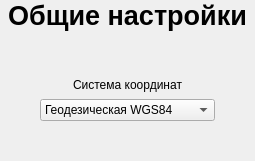
        <widget class="QWidget" name="page1Set">
         <layout class="QGridLayout" name="gridLayout_4">
          <property name="leftMargin">
           <number>0</number>
          </property>
          <property name="topMargin">
           <number>0</number>
          </property>
          <property name="rightMargin">
           <number>0</number>
          </property>
          <property name="bottomMargin">
           <number>0</number>
          </property>
          <property name="spacing">
           <number>7</number>
          </property>
          <item row="5" column="0">
           <spacer name="verticalSpacer_14">
            <property name="orientation">
             <enum>Qt::Vertical</enum>
            </property>
            <property name="sizeHint" stdset="0">
             <size>
              <width>20</width>
              <height>40</height>
             </size>
            </property>
           </spacer>
          </item>
          <item row="3" column="0">
           <layout class="QGridLayout" name="gridLayout_12">
            <item row="1" column="1">
             <widget class="QComboBox" name="comboBox">
              <item>
               <property name="text">
                <string>Геодезическая WGS84</string>
               </property>
              </item>
              <item>
               <property name="text">
                <string>Геоцентрическая WGS84</string>
               </property>
              </item>
              <item>
               <property name="text">
                <string>UTM WGS84</string>
               </property>
              </item>
             </widget>
            </item>
            <item row="1" column="0">
             <spacer name="horizontalSpacer">
              <property name="orientation">
               <enum>Qt::Horizontal</enum>
              </property>
              <property name="sizeHint" stdset="0">
               <size>
                <width>40</width>
                <height>20</height>
               </size>
              </property>
             </spacer>
            </item>
            <item row="1" column="2">
             <spacer name="horizontalSpacer_5">
              <property name="orientation">
               <enum>Qt::Horizontal</enum>
              </property>
              <property name="sizeHint" stdset="0">
               <size>
                <width>40</width>
                <height>20</height>
               </size>
              </property>
             </spacer>
            </item>
            <item row="0" column="1">
             <widget class="QLabel" name="label">
              <property name="text">
               <string>Система координат</string>
              </property>
              <property name="alignment">
               <set>Qt::AlignCenter</set>
              </property>
             </widget>
            </item>
           </layout>
          </item>
          <item row="0" column="0">
           <widget class="QLabel" name="labelCamera_5">
            <property name="maximumSize">
             <size>
              <width>16777215</width>
              <height>50</height>
             </size>
            </property>
            <property name="font">
             <font>
              <pointsize>20</pointsize>
              <weight>75</weight>
              <bold>true</bold>
             </font>
            </property>
            <property name="text">
             <string>Общие настройки</string>
            </property>
            <property name="alignment">
             <set>Qt::AlignCenter</set>
            </property>
           </widget>
          </item>
          <item row="1" column="0">
           <spacer name="verticalSpacer_3">
            <property name="orientation">
             <enum>Qt::Vertical</enum>
            </property>
            <property name="sizeType">
             <enum>QSizePolicy::Minimum</enum>
            </property>
            <property name="sizeHint" stdset="0">
             <size>
              <width>20</width>
              <height>40</height>
             </size>
            </property>
           </spacer>
          </item>
         </layout>
        </widget>
